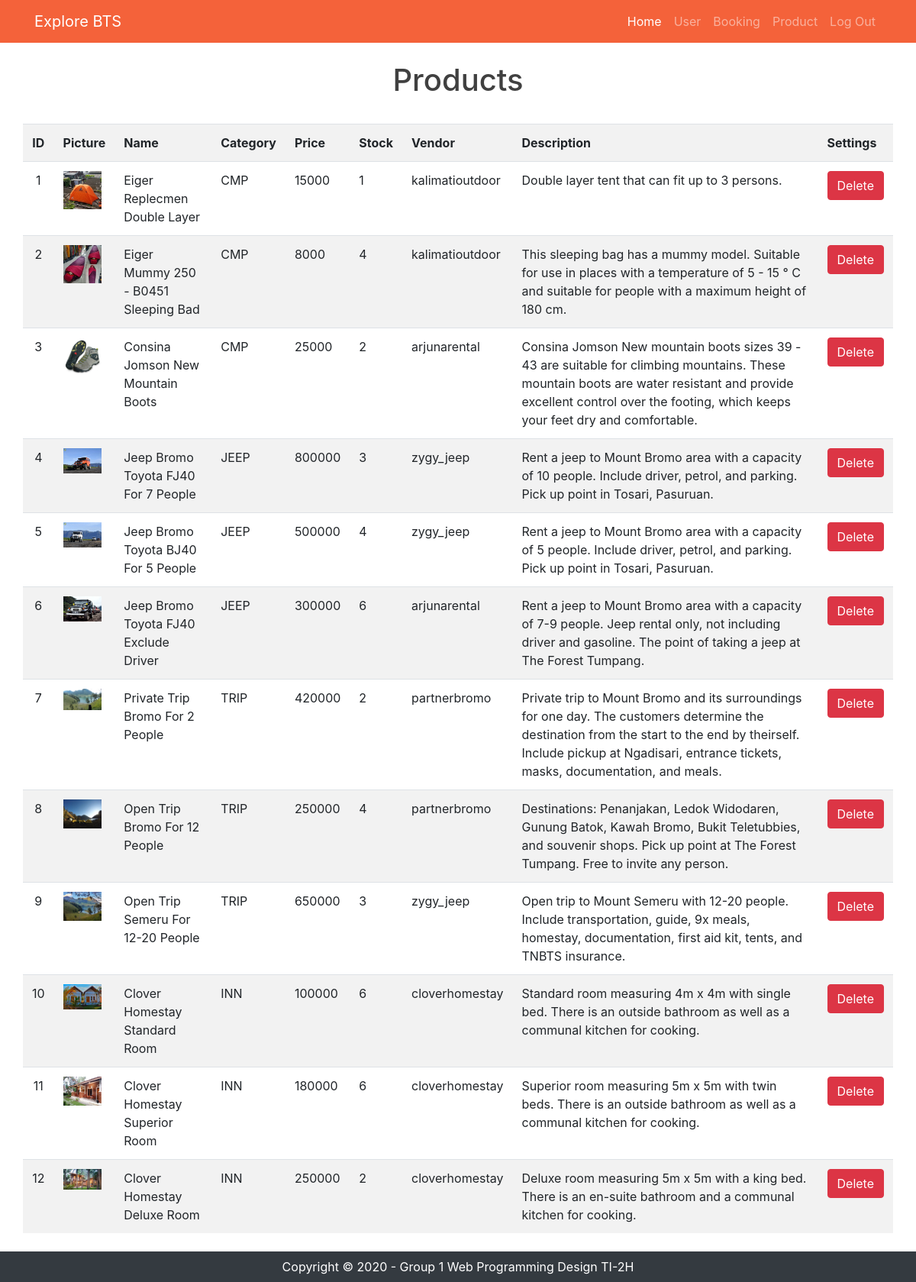
Page /listProduct.php on the committed database.
### tables this page shows
CREATE TABLE `products` (
  `product_id` int(11) NOT NULL,
  `product_name` varchar(100) NOT NULL,
  `product_pict` varchar(255) DEFAULT 'no-picture.png',
  `category_code` char(4) NOT NULL,
  `unit_price` int(11) NOT NULL,
  `product_stock` int(11) NOT NULL,
  `vendor_id` int(11) NOT NULL,
  `product_desc` varchar(255) NOT NULL
);

CREATE TABLE `users` (
  `user_id` int(11) NOT NULL,
  `fullname` varchar(50) NOT NULL,
  `username` varchar(20) NOT NULL,
  `address` varchar(255) NOT NULL,
  `phone` varchar(14) NOT NULL,
  `email` varchar(50) NOT NULL,
  `password` varchar(50) NOT NULL,
  `role_id` int(11) NOT NULL,
  `profile_pict` varchar(100) DEFAULT 'user.png'
);

### listProduct.php (the view, shortened to what this page needs)
<!DOCTYPE html>
<html lang="en">
<head>
  <link href="vendor/bootstrap/css/bootstrap.min.css" rel="stylesheet">
  <link href="vendor/bootstrap/css/bootstrap.min.css" rel="stylesheet">
  <link href="css/shop-homepage.css" rel="stylesheet">
</head>
<body>
  <?php
  include 'components/navbarAdmin.php';
  ?>
  <h1>Products</h1>
  <div class="container my-2">
    <div class="row">
      <table class="table table-striped">
      <tr>
        <th class="text-center">ID</th>
        <th>Picture</th>
        <th>Name</th>
        <th>Category</th>
        <th>Price</th>
        <th>Stock</th>
        <th>Vendor</th>
        <th>Description</th>
        <th>Settings</th>
      </tr>
      <?php
          include "connection.php";
          $query = "SELECT * FROM products p INNER JOIN users u ON p.vendor_id = u.user_id";
          $result = mysqli_query($connect, $query);
          if(mysqli_num_rows($result) > 0){
          while($row = mysqli_fetch_assoc($result)){
      ?>
        <tr>
          <td class="text-center"><?php echo $row["product_id"] ?></td>
          <td><?php echo "<img src='uploads/product_pict/".$row['product_pict']."' width='50px'>";?></td>
          <td><?php echo $row["product_name"] ?></td>
          <td><?php echo $row["category_code"] ?></td>
          <td><?php echo $row["unit_price"] ?></td>
          <td><?php echo $row["product_stock"] ?></td>
          <td><?php echo $row["username"] ?></td>
          <td width="400px"><?php echo $row["product_desc"] ?></td>
          <td>
              <a href="deleteProductProcess.php?product_id=<?php echo $row['product_id'];?>"><button type="button" class="btn btn-danger" onclick="return confirm('Are you sure to delete?')">Delete</button></a>
          </td>
        </tr>
    <?php
              }
              echo "</table>";
          } else{
              echo "0 result";
          }
      ?>
    </div>
  </div>
  <?php include "components/footer.php"?>
</body>
</html>

### css/shop-homepage.css (style rules this page uses)
body { padding-top: 56px; }

### listProduct.php (style rules this page uses)
h1 { padding-top: 25px; text-align: center; padding-bottom: 25px; color: #404040; }

### rows in the picture
products: product_id "1", product_pict (picture), product_name "Eiger Replecmen Double Layer", category_code "CMP", unit_price "15000", product_stock "1", vendor.username "kalimatioutdoor", product_desc "Double layer tent that can fit up to 3 persons."
products: product_id "2", product_pict (picture), product_name "Eiger Mummy 250 - B0451 Sleeping Bad", category_code "CMP", unit_price "8000", product_stock "4", vendor.username "kalimatioutdoor", product_desc "This sleeping bag has a mummy model. Suitable for use in places with a temperature of 5 - 15 ° C and suitable for people with a maximum height of 180 cm."
products: product_id "3", product_pict (picture), product_name "Consina Jomson New Mountain Boots", category_code "CMP", unit_price "25000", product_stock "2", vendor.username "arjunarental", product_desc "Consina Jomson New mountain boots sizes 39 - 43 are suitable for climbing mountains. These mountain boots are water resistant and provide excellent control over the footing, which keeps your feet dry and comfortable."
products: product_id "4", product_pict (picture), product_name "Jeep Bromo Toyota FJ40 For 7 People", category_code "JEEP", unit_price "800000", product_stock "3", vendor.username "zygy_jeep", product_desc "Rent a jeep to Mount Bromo area with a capacity of 10 people. Include driver, petrol, and parking. Pick up point in Tosari, Pasuruan."
products: product_id "5", product_pict (picture), product_name "Jeep Bromo Toyota BJ40 For 5 People", category_code "JEEP", unit_price "500000", product_stock "4", vendor.username "zygy_jeep", product_desc "Rent a jeep to Mount Bromo area with a capacity of 5 people. Include driver, petrol, and parking. Pick up point in Tosari, Pasuruan."
products: product_id "6", product_pict (picture), product_name "Jeep Bromo Toyota FJ40 Exclude Driver", category_code "JEEP", unit_price "300000", product_stock "6", vendor.username "arjunarental", product_desc "Rent a jeep to Mount Bromo area with a capacity of 7-9 people. Jeep rental only, not including driver and gasoline. The point of taking a jeep at The Forest Tumpang."
products: product_id "7", product_pict (picture), product_name "Private Trip Bromo For 2 People", category_code "TRIP", unit_price "420000", product_stock "2", vendor.username "partnerbromo", product_desc "Private trip to Mount Bromo and its surroundings for one day. The customers determine the destination from the start to the end by theirself. Include pickup at Ngadisari, entrance tickets, masks, documentation, and meals."
products: product_id "8", product_pict (picture), product_name "Open Trip Bromo For 12 People", category_code "TRIP", unit_price "250000", product_stock "4", vendor.username "partnerbromo", product_desc "Destinations: Penanjakan, Ledok Widodaren, Gunung Batok, Kawah Bromo, Bukit Teletubbies, and souvenir shops. Pick up point at The Forest Tumpang. Free to invite any person."
products: product_id "9", product_pict (picture), product_name "Open Trip Semeru For 12-20 People", category_code "TRIP", unit_price "650000", product_stock "3", vendor.username "zygy_jeep", product_desc "Open trip to Mount Semeru with 12-20 people. Include transportation, guide, 9x meals, homestay, documentation, first aid kit, tents, and TNBTS insurance."
products: product_id "10", product_pict (picture), product_name "Clover Homestay Standard Room", category_code "INN", unit_price "100000", product_stock "6", vendor.username "cloverhomestay", product_desc "Standard room measuring 4m x 4m with single bed. There is an outside bathroom as well as a communal kitchen for cooking."
products: product_id "11", product_pict (picture), product_name "Clover Homestay Superior Room", category_code "INN", unit_price "180000", product_stock "6", vendor.username "cloverhomestay", product_desc "Superior room measuring 5m x 5m with twin beds. There is an outside bathroom as well as a communal kitchen for cooking."
products: product_id "12", product_pict (picture), product_name "Clover Homestay Deluxe Room", category_code "INN", unit_price "250000", product_stock "2", vendor.username "cloverhomestay", product_desc "Deluxe room measuring 5m x 5m with a king bed. There is an en-suite bathroom and a communal kitchen for cooking."
